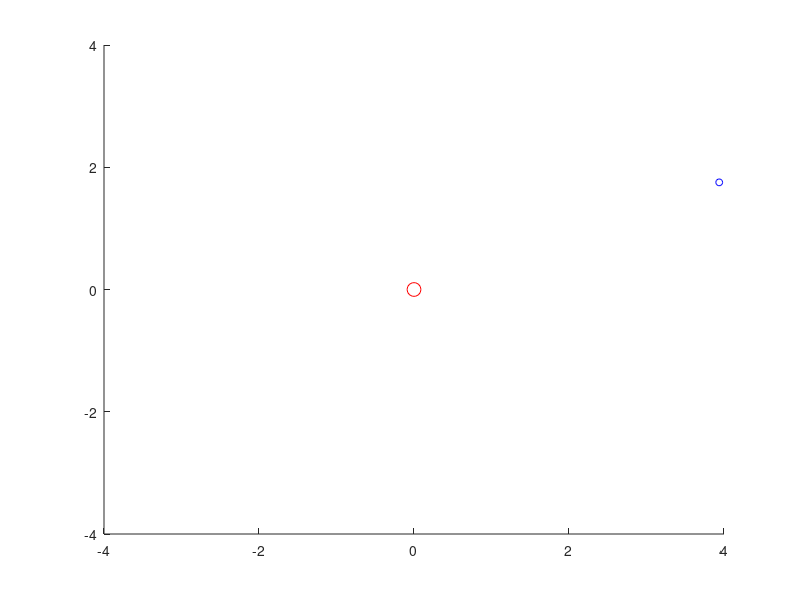

MATLAB code for this plot:
clearvars;
close all;
clc;

% 포텐셜을 이용하여 공전 구현
x_0 = 0;
y_0 = 3;
speed = 0.005;

x_goal = 0.0;
y_goal = 0.0;

x = x_0;
y = y_0;

figure;
hold on;
plot(x_goal, y_goal, 'ro', 'MarkerSize', 10, 'DisplayName', 'Goal');

h = plot(x, y, 'bo', 'MarkerSize', 5, 'DisplayName', 'Moving Point');

xlim([-4, 4]);  % X축 범위 설정
ylim([-4, 4]);  % Y축 범위 설정

%초기 dd_dx를 어떻게 주느냐에 따라 다양한 공전 구현 가능
dd_dx = 45;
dd_dy = 0;
for t = 1:1000
    %goal grad
    if (x-x_goal)^2 + (y-y_goal)^2 < 10
        dd_dx = dd_dx + x - x_goal;
    else
        if x-x_goal == 0
            dd_dx = dd_dx;
        elseif abs(x-x_goal) > x-x_goal
            dd_dx = dd_dx - 1;
        elseif abs(x-x_goal) == x-x_goal
            dd_dx = dd_dx + 1;
        end
    end

    if (x-x_goal)^2 + (y-y_goal)^2 < 10
        dd_dy = dd_dy + y - y_goal;
    else
        if y-y_goal == 0
            dd_dy = dd_dy;
        elseif abs(y-y_goal) > y-y_goal
            dd_dy = dd_dy - 1;
        elseif abs(y-y_goal) == y-y_goal
            dd_dy = dd_dy + 1;
        end
    end
    


    x = x - speed * dd_dx;
    y = y - speed * dd_dy;
    
    set(h, 'XData', x, 'YData', y);
    
    pause(0.05);
end

hold off;
